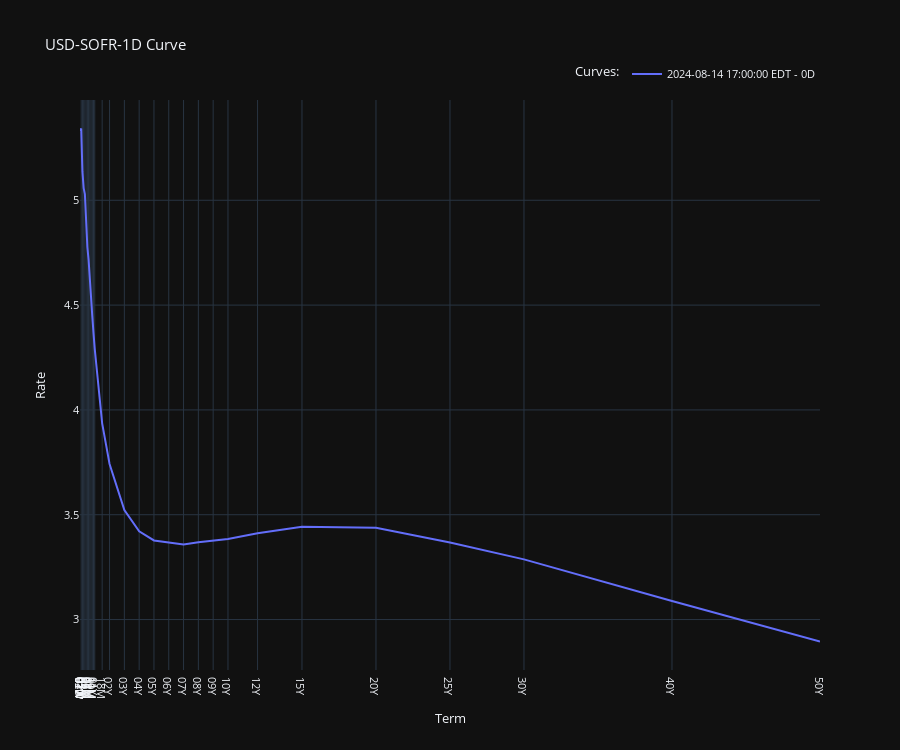

The code cell stored with this chart in its notebook:
### Code cell
usd_ois.irswaps_term_structure_plotter(bdates=[dt], fwd_tenors=["0D"], use_plotly=True)

### Figure 1 — Plotly figure (JSON) as saved in the notebook; plotly's stock layout.template omitted (floating-point values rounded to 4 significant figures)
{"data": [{"mode": "lines", "name": "2024-08-14 17:00:00 EDT - 0D", "type": "scatter", "x": [1, 4, 8, 12, 30, 60, 90, 120, 150, 180, 210, 240, 270, 300, 330, 360, 540, 720, 1080, 1440, 1800, 2160, 2520, 2880, 3240, 3600, 4320, 5400, 7200, 9000, 10800, 14400, 18000], "y": [5.331, 5.333, 5.335, 5.338, 5.342, 5.137, 5.058, 5.029, 4.884, 4.777, 4.716, 4.607, 4.519, 4.447, 4.365, 4.29, 3.936, 3.742, 3.522, 3.421, 3.377, 3.366, 3.358, 3.369, 3.377, 3.384, 3.412, 3.442, 3.438, 3.368, 3.287, 3.088, 2.895]}], "layout": {"font": {"size": 11}, "height": 750, "legend": {"orientation": "h", "title": {"text": "Curves:"}, "x": 1, "xanchor": "right", "y": 1.02, "yanchor": "bottom"}, "showlegend": true, "title": {"text": "USD-SOFR-1D Curve"}, "xaxis": {"showgrid": true, "showspikes": true, "spikecolor": "white", "spikemode": "across", "spikesnap": "cursor", "ticktext": ["01D", "01W", "02W", "03W", "01M", "02M", "03M", "04M", "05M", "06M", "07M", "08M", "09M", "10M", "11M", "01Y", "18M", "02Y", "03Y", "04Y", "05Y", "06Y", "07Y", "08Y", "09Y", "10Y", "12Y", "15Y", "20Y", "25Y", "30Y", "40Y", "50Y"], "tickvals": [1, 4, 8, 12, 30, 60, 90, 120, 150, 180, 210, 240, 270, 300, 330, 360, 540, 720, 1080, 1440, 1800, 2160, 2520, 2880, 3240, 3600, 4320, 5400, 7200, 9000, 10800, 14400, 18000], "title": {"text": "Term"}}, "yaxis": {"showgrid": true, "showspikes": true, "spikecolor": "white", "spikesnap": "cursor", "spikethickness": 0.5, "title": {"text": "Rate"}}}}
